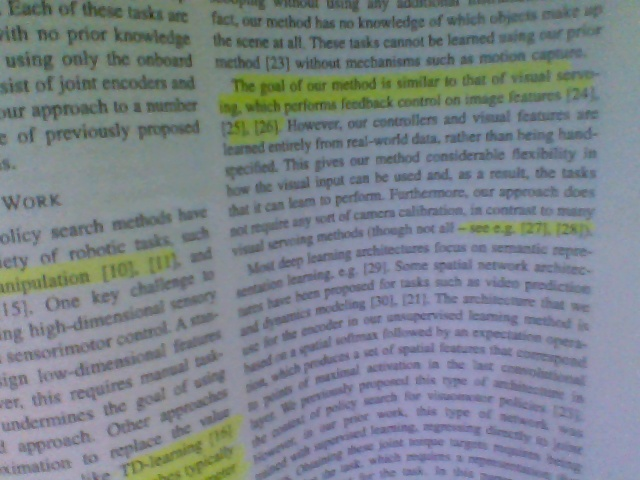
#> input picture imgs/bookpage.jpg, 640 x 480 px
$ python 6_Thresholding.py
#> lines starting #> are read from the running program, lines starting #| are printed output that depends on the picture; after the words box and inside, x2 and y2 are one past the last pixel; in counts of white or black regions, pixels touching at a corner belong together
import cv2
import numpy as np

img = cv2.imread('imgs/bookpage.jpg')
#> img is the input picture: shape (480, 640, 3); mean B, G, R 139.4, 132.4, 124.3
retval, threshold = cv2.threshold(img, 100, 255, cv2.THRESH_BINARY)
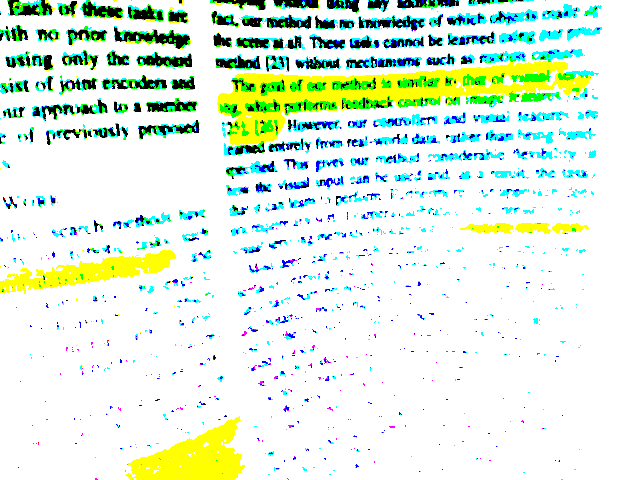
#> threshold: shape (480, 640, 3); mean B, G, R 223.8, 240.2, 222.3

grayscale = cv2.cvtColor(img, cv2.COLOR_BGR2GRAY)
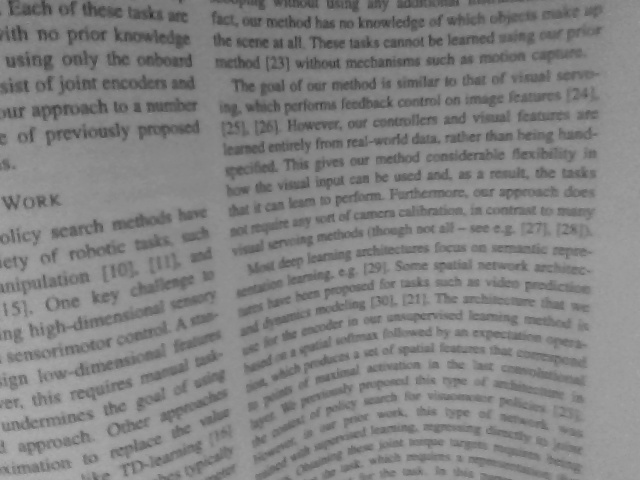
#> grayscale: shape (480, 640); min 43, max 176, mean 130.7
retval2, threshold2 = cv2.threshold(grayscale, 100, 255, cv2.THRESH_BINARY)
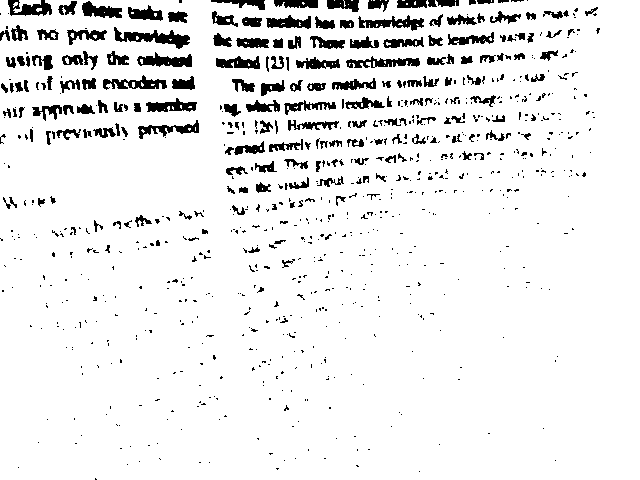
#> threshold2: shape (480, 640); 92.4% white; 812 black regions (622 under 20 px), largest, box (x1, y1, x2, y2) and area: (114, 27, 190, 49) 682, (358, 15, 424, 31) 488, (137, 52, 192, 67) 483
gaus = cv2.adaptiveThreshold(grayscale, 255, cv2.ADAPTIVE_THRESH_GAUSSIAN_C, cv2.THRESH_BINARY,155,1)
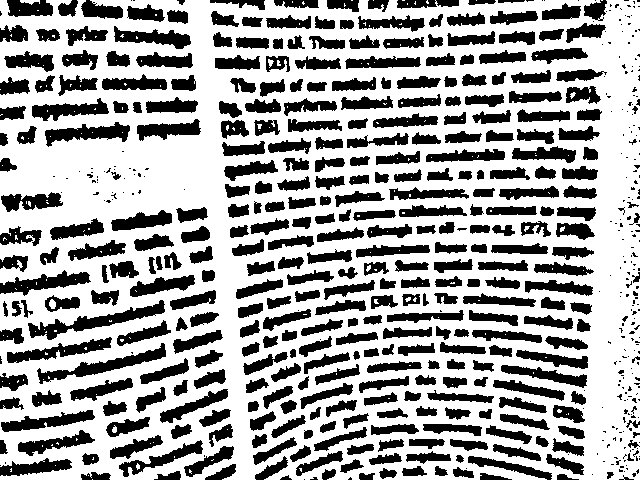
#> gaus: shape (480, 640); 64.4% white; 614 black regions (254 under 20 px), largest, box (x1, y1, x2, y2) and area: (28, 300, 165, 340) 1441, (37, 343, 166, 384) 1261, (0, 270, 91, 296) 1039
retval3, otsu = cv2.threshold(grayscale, 125, 255, cv2.THRESH_BINARY+cv2.THRESH_OTSU)
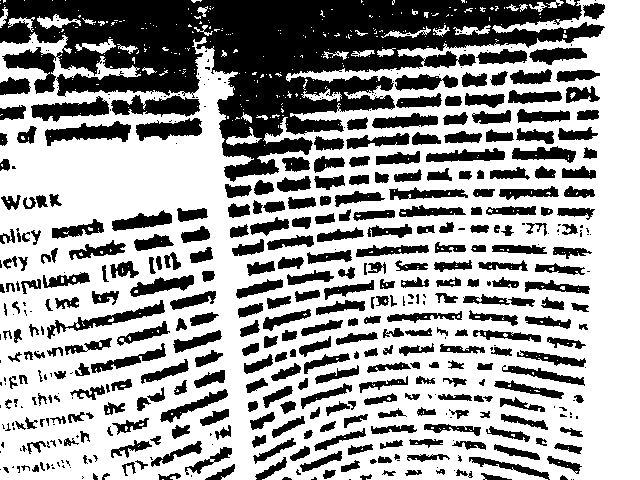
#> otsu: shape (480, 640); 62.9% white; 496 black regions (166 under 20 px), largest, box (x1, y1, x2, y2) and area: (0, 0, 605, 182) 44549, (111, 95, 200, 117) 1258, (45, 121, 131, 146) 1096
#> retval3 = 126

cv2.imshow('original', img)
cv2.imshow('threshold', threshold)
cv2.imshow('threshold2', threshold2)
cv2.imshow('gaus', gaus)
cv2.imshow('otsu', otsu)
cv2.waitKey(0)
cv2.destroyAllWindows()
